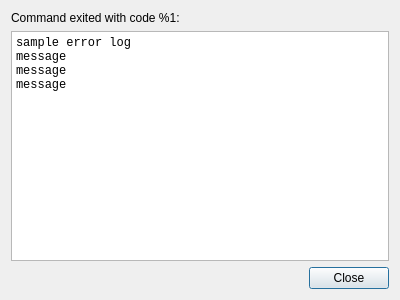
<?xml version="1.0" encoding="UTF-8"?>
<ui version="4.0">
 <class>ErrorDialog</class>
 <widget class="QDialog" name="ErrorDialog">
  <property name="geometry">
   <rect>
    <x>0</x>
    <y>0</y>
    <width>400</width>
    <height>300</height>
   </rect>
  </property>
  <property name="windowTitle">
   <string>Warning</string>
  </property>
  <property name="modal">
   <bool>true</bool>
  </property>
  <layout class="QVBoxLayout" name="verticalLayout">
   <item>
    <widget class="QLabel" name="titleLabel">
     <property name="text">
      <string>Command exited with code %1:</string>
     </property>
    </widget>
   </item>
   <item>
    <widget class="QPlainTextEdit" name="plainTextEdit">
     <property name="font">
      <font>
       <family>Monospace</family>
      </font>
     </property>
     <property name="readOnly">
      <bool>true</bool>
     </property>
     <property name="plainText">
      <string notr="true">sample error log
message
message
message</string>
     </property>
     <property name="textInteractionFlags">
      <set>Qt::TextInteractionFlag::LinksAccessibleByKeyboard|Qt::TextInteractionFlag::LinksAccessibleByMouse|Qt::TextInteractionFlag::TextBrowserInteraction|Qt::TextInteractionFlag::TextSelectableByKeyboard|Qt::TextInteractionFlag::TextSelectableByMouse</set>
     </property>
    </widget>
   </item>
   <item>
    <widget class="QDialogButtonBox" name="buttonBox">
     <property name="orientation">
      <enum>Qt::Orientation::Horizontal</enum>
     </property>
     <property name="standardButtons">
      <set>QDialogButtonBox::StandardButton::Close</set>
     </property>
    </widget>
   </item>
  </layout>
 </widget>
 <resources/>
 <connections>
  <connection>
   <sender>buttonBox</sender>
   <signal>accepted()</signal>
   <receiver>ErrorDialog</receiver>
   <slot>accept()</slot>
   <hints>
    <hint type="sourcelabel">
     <x>248</x>
     <y>254</y>
    </hint>
    <hint type="destinationlabel">
     <x>157</x>
     <y>274</y>
    </hint>
   </hints>
  </connection>
  <connection>
   <sender>buttonBox</sender>
   <signal>rejected()</signal>
   <receiver>ErrorDialog</receiver>
   <slot>reject()</slot>
   <hints>
    <hint type="sourcelabel">
     <x>316</x>
     <y>260</y>
    </hint>
    <hint type="destinationlabel">
     <x>286</x>
     <y>274</y>
    </hint>
   </hints>
  </connection>
 </connections>
</ui>
